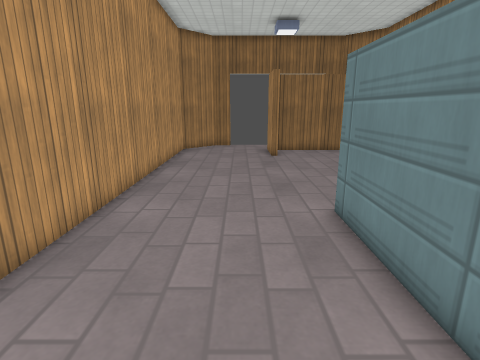
[1] (above)

12 first-person views from a walk through a 3-D level made in the Godot game engine. The camera is 1.4 m above the floor, tilts 14° down and sees 80° across. The floor is counted in squares, 0.5 m on a side. Each view is taken from the middle of a square. On the plan, view 1 faces up. The plan holds only what a view shows up to about 20 squares ahead; the rest is blank. Surface patterns are stand-ins for the level's own textures.

[2]
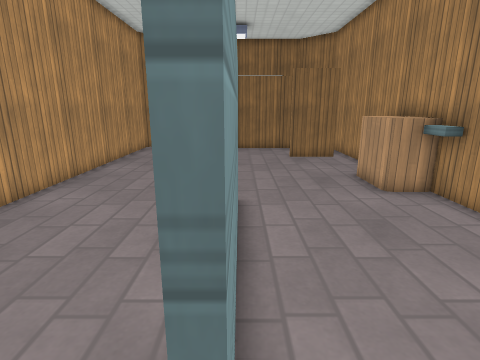

[3]
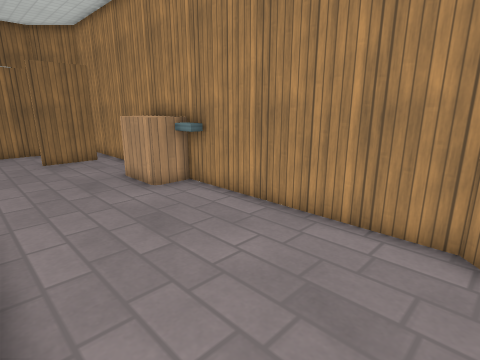

[4]
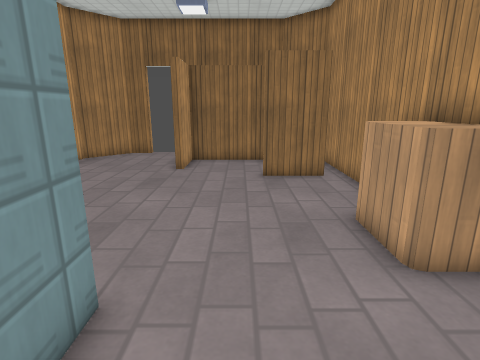

[5]
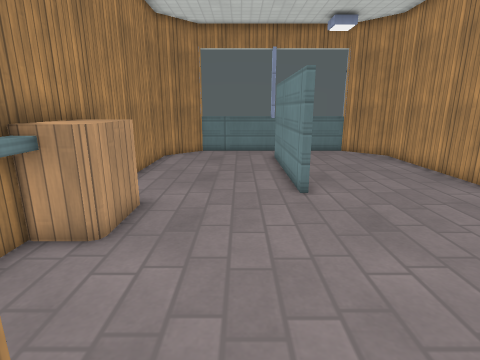

[6]
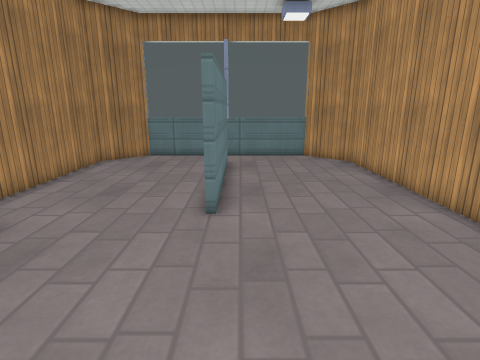

[7]
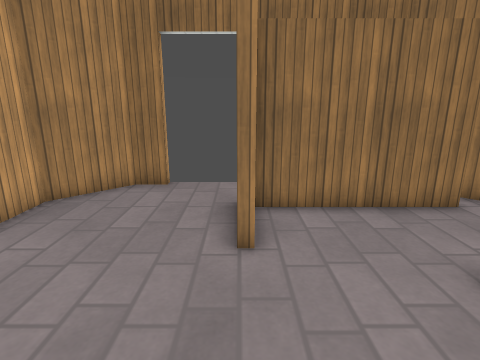

[8]
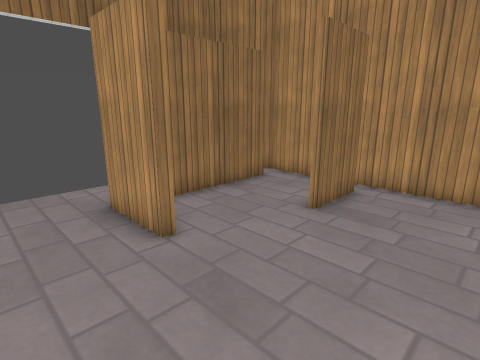

[9]
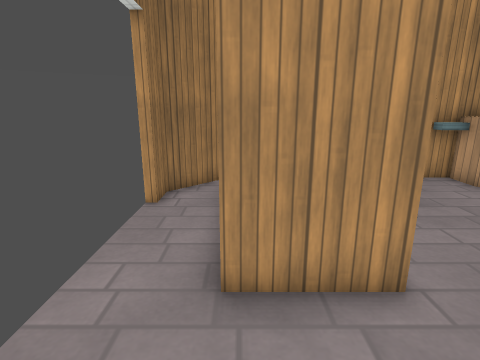

[10]
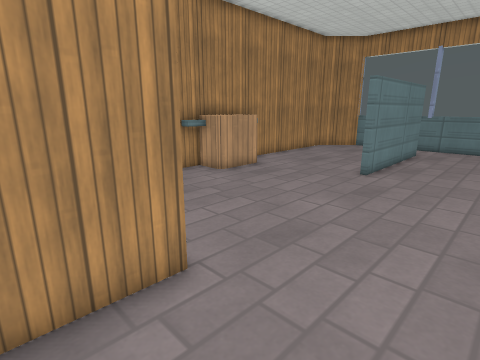

[11]
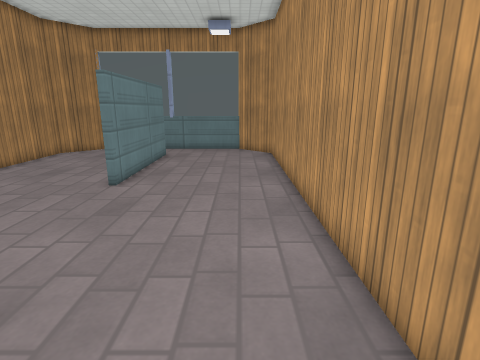

[12]
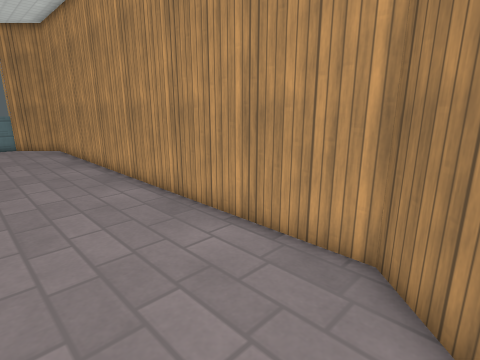

### Floor plan
Points are (right, up) in squares from view 1. A wall is a line through its corners. A room is listed if a view was taken in it or the views show most of it. See-through windows are left out.
Room 1 (views 1, 2, 3, 4, 5, 6, 7, 8, 9, 10, 11, 12)
walls: (2.9, 7.6) (2.9, 0); (8.6, 16) (6, 16); (2.7, 0) (2.7, 7.6); (8.5, 19.9) (2.3, 19.9) (2.3, 17.4) (1.9, 17.4) (1.9, 20.4); (-0.7, 22.5) (-2, 22.5) (-4, 20.4) (-4, -0.5) (-1.9, -2.6); (7.5, -2.5) (9.6, -0.4) (9.6, 20.4) (7.5, 22.5) (6.4, 22.5)
ways out: gap at (9, 16)
objects: cabinet (8, 9) to (9, 11); other object (9, 8); other object (9, 12)

Where each view was taken, in squares from view 1:
view 1: 0 up, 0 right, facing up
view 2: 1 down, 3 right, facing up
view 3: 1 down, 3 right, facing up-right
view 4: 4 up, 5 right, facing up
view 5: 17 up, 5 right, facing down
view 6: 15 up, 2 right, facing down
view 7: 12 up, 2 right, facing up
view 8: 12 up, 1 left, facing up-right
view 9: 20 up, 2 left, facing right
view 10: 20 up, 2 left, facing down-right
view 11: 18 up, 2 left, facing down
view 12: 22 up, 1 right, facing down-left
